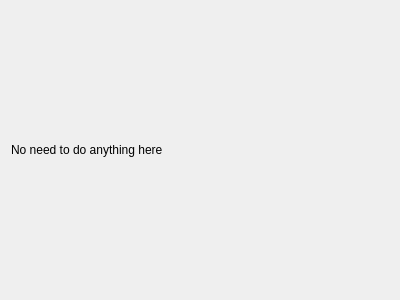
<?xml version="1.0" encoding="UTF-8"?>
<ui version="4.0">
 <class>Form</class>
 <widget class="QWidget" name="Form">
  <property name="geometry">
   <rect>
    <x>0</x>
    <y>0</y>
    <width>400</width>
    <height>300</height>
   </rect>
  </property>
  <property name="windowTitle">
   <string>Form</string>
  </property>
  <layout class="QVBoxLayout" name="verticalLayout">
   <item>
    <widget class="QLabel" name="label">
     <property name="text">
      <string>No need to do anything here</string>
     </property>
    </widget>
   </item>
  </layout>
 </widget>
 <resources/>
 <connections/>
</ui>
